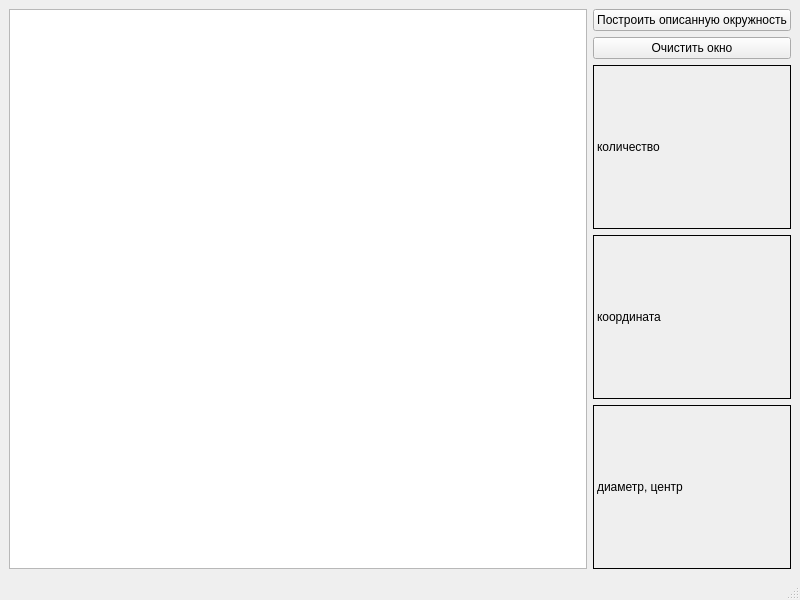
<?xml version="1.0" encoding="UTF-8"?>
<ui version="4.0">
 <class>MainWindow</class>
 <widget class="QMainWindow" name="MainWindow">
  <property name="geometry">
   <rect>
    <x>0</x>
    <y>0</y>
    <width>800</width>
    <height>600</height>
   </rect>
  </property>
  <property name="windowTitle">
   <string>MainWindow</string>
  </property>
  <widget class="QWidget" name="centralwidget">
   <layout class="QGridLayout" name="gridLayout">
    <item row="0" column="0">
     <widget class="QGraphicsView" name="graphicsView"/>
    </item>
    <item row="0" column="1">
     <layout class="QVBoxLayout" name="verticalLayout">
      <property name="sizeConstraint">
       <enum>QLayout::SetDefaultConstraint</enum>
      </property>
      <item>
       <widget class="QPushButton" name="calc_button">
        <property name="text">
         <string>Построить описанную окружность</string>
        </property>
       </widget>
      </item>
      <item>
       <widget class="QPushButton" name="clear_button">
        <property name="text">
         <string>Очистить окно</string>
        </property>
       </widget>
      </item>
      <item>
       <widget class="QLabel" name="label">
        <property name="sizePolicy">
         <sizepolicy hsizetype="Minimum" vsizetype="Preferred">
          <horstretch>0</horstretch>
          <verstretch>0</verstretch>
         </sizepolicy>
        </property>
        <property name="font">
         <font>
          <family>Arial</family>
         </font>
        </property>
        <property name="autoFillBackground">
         <bool>false</bool>
        </property>
        <property name="frameShape">
         <enum>QFrame::Box</enum>
        </property>
        <property name="text">
         <string>количество</string>
        </property>
       </widget>
      </item>
      <item>
       <widget class="QLabel" name="label_2">
        <property name="sizePolicy">
         <sizepolicy hsizetype="Minimum" vsizetype="Preferred">
          <horstretch>0</horstretch>
          <verstretch>0</verstretch>
         </sizepolicy>
        </property>
        <property name="font">
         <font>
          <family>Arial</family>
         </font>
        </property>
        <property name="autoFillBackground">
         <bool>false</bool>
        </property>
        <property name="frameShape">
         <enum>QFrame::Box</enum>
        </property>
        <property name="text">
         <string>координата</string>
        </property>
       </widget>
      </item>
      <item>
       <widget class="QLabel" name="label_3">
        <property name="frameShape">
         <enum>QFrame::Box</enum>
        </property>
        <property name="text">
         <string>диаметр, центр</string>
        </property>
       </widget>
      </item>
     </layout>
    </item>
   </layout>
  </widget>
  <widget class="QMenuBar" name="menubar">
   <property name="geometry">
    <rect>
     <x>0</x>
     <y>0</y>
     <width>800</width>
     <height>26</height>
    </rect>
   </property>
  </widget>
  <widget class="QStatusBar" name="statusbar"/>
 </widget>
 <resources/>
 <connections/>
</ui>
